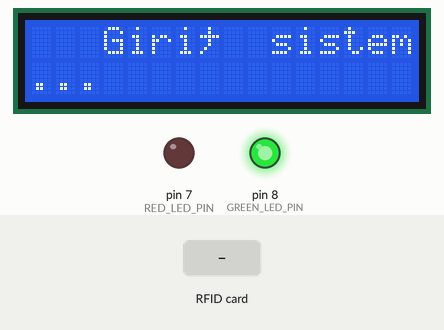
A sketch run on a simulated Arduino Uno, built with avr-gcc and run on an emulated ATmega328P. Parts: 16×2 character LCD, output pins drawn as LEDs (lit = HIGH). The inputs (shaded band) are chosen by the test bench. Pins used as bus, display or sensor lines are not drawn.

Above: at 1.3 s.
1.4 s: RFID card FA 70 EA AE held to the reader
At 2.4 s:
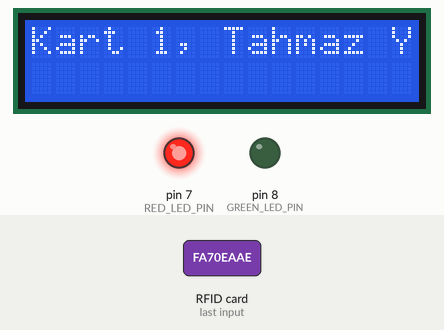
5.1 s: RFID card 3C 68 CF 33 held to the reader
At 7.1 s:
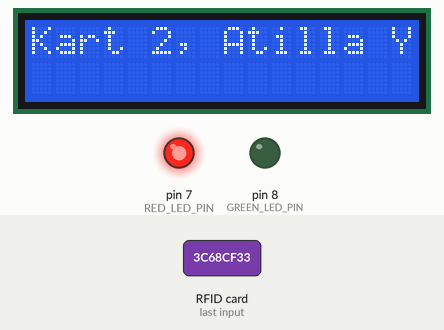
7.7 s: RFID card 1C 1C CF 33 held to the reader
At 10.1 s:
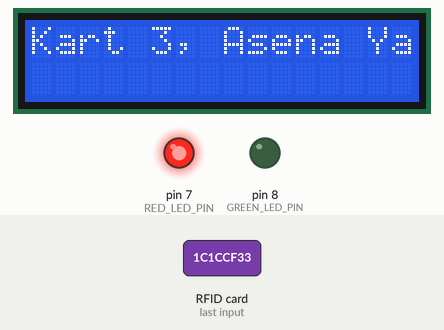
Timing chart, 0 to 11.6 s (numbered marks = the images above; inputs shaded):
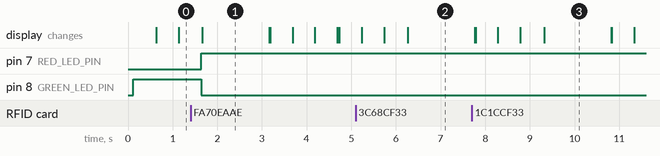

Measured:
- after the input at 1.4 s, pin 7 (RED_LED_PIN): LOW → HIGH after 0.24 s; pin 8 (GREEN_LED_PIN): HIGH → LOW after 0.24 s; the display: changes after 0.27 s (image 1)
- after the input at 5.1 s, the display: first differs from a run without the input after 1.2 s (image 2)
- after the input at 7.7 s, the display: first differs from a run without the input after 1.6 s (image 3)
- what the display in image 1 shows lasts 1.5 s, from 1.7 s to 3.2 s

The sketch:

qapi.ino
```cpp
#include <LiquidCrystal_I2C.h>
#include <SPI.h>
#include <MFRC522.h>

#define SS_PIN 10
#define RST_PIN 9

// Yetkiləndirilmiş kartların UID'lerini və adlarını təyin edin
String UID1 = "FA 70 EA AE";
String ad1 = "Kart 1, Tahmaz";

String UID2 = "3C 68 CF 33";
String ad2 = "Kart 2, Atilla";

String UID3 = "1C 1C CF 33";
String ad3 = "Kart 3, Asena";

// LED'ların pinlərini təyin edin
#define RED_LED_PIN 7
#define GREEN_LED_PIN 8

byte kilidDurumu = 1;  // Kilidin durumunu göstərmək üçün bir dəyişən (Başlangıçda kilitli olmalıdır)

LiquidCrystal_I2C lcd(0x27, 16, 2);
MFRC522 rfid(SS_PIN, RST_PIN);

void setup() {
  Serial.begin(9600);

  // LCD ekranını başlat
  lcd.init();
  lcd.backlight();

  // SPI və RFID modulunu başlat
  SPI.begin();
  rfid.PCD_Init();

  // LED pinlərini çıxış olaraq təyin edin
  pinMode(RED_LED_PIN, OUTPUT);
  pinMode(GREEN_LED_PIN, OUTPUT);

  // Başlangıcdakı qırmızı LED-i söndür
  digitalWrite(RED_LED_PIN, LOW);

  // Başlangıcdakı yaşıl LED-i yandır
  digitalWrite(GREEN_LED_PIN, HIGH);
}

void loop() {
  // LCD ekranına xoş gəldiniz mesajını yazın
  lcd.setCursor(3, 0);
  lcd.print("Giriş sistem");

  // Kart oxuyarkən animasiyanı göstərin
  for (int i = 0; i < 3; i++) {
    lcd.setCursor(i, 1);
    lcd.print(".");
    delay(500);
  }
  lcd.clear();

  // Yeni bir kartın varlığını yoxlayın
  if (!rfid.PICC_IsNewCardPresent())
    return;

  // Kart oxunmasını təmin edin
  if (!rfid.PICC_ReadCardSerial())
    return;

  // Kartın UID'sini oxuyun
  String ID = "";
  for (byte i = 0; i < rfid.uid.size; i++) {
    ID.concat(String(rfid.uid.uidByte[i] < 0x10 ? " 0" : " "));
    ID.concat(String(rfid.uid.uidByte[i], HEX));
  }
  ID.toUpperCase();

  // Kartın yetkiləndirilərək açılması
  if ((ID.substring(1) == UID1 || ID.substring(1) == UID2 || ID.substring(1) == UID3) && kilidDurumu == 0) {
    // LED'ları uyğun vəziyyətə gətir
    digitalWrite(GREEN_LED_PIN, HIGH);
    digitalWrite(RED_LED_PIN, LOW);

    // LCD ekranında məlumatı göstər
    lcd.setCursor(0, 0);
    if (ID.substring(1) == UID1) {
      lcd.print(ad1 + " Acildi");
    } else if (ID.substring(1) == UID2) {
      lcd.print(ad2 + " Acildi");
    } else if (ID.substring(1) == UID3) {
      lcd.print(ad3 + " Acildi");
    }
    delay(1500);
    lcd.clear();
    kilidDurumu = 1;  // Kilidi bağla
  }
  // Kartın yetkiləndirilərək bağlanılması və ya Yanlis kart oxunması
  else {
    // LED'ları uyğun vəziyyətə gətir
    digitalWrite(GREEN_LED_PIN, LOW);
    digitalWrite(RED_LED_PIN, HIGH);

    // LCD ekranında məlumatı göstər
    lcd.setCursor(0, 0);
    if (ID.substring(1) == UID1) {
      lcd.print(ad1 + " Yanlis kart");
    } else if (ID.substring(1) == UID2) {
      lcd.print(ad2 + " Yanlis kart");
    } else if (ID.substring(1) == UID3) {
      lcd.print(ad3 + " Yanlis kart");
    }
    delay(1500);
    lcd.clear();

    // Yanlis kart oxunsa da kilidi açma
    kilidDurumu = 1;
  }
}
```
